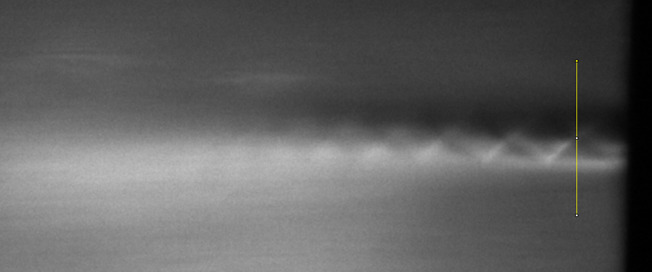
#> input picture clases/figuras/imagen_flujo.jpg, 652 x 272 px
$ jupyter execute 14_interactivo.ipynb   (shell and % lines are left out)   (older library calls are emulated)
#> lines starting #> are read from the running program, lines starting #| are printed output that depends on the picture
# Gráficos interactivos <a class="tocSkip">

## Trabajo simple con imágenes

Vamos a empezar leyendo y mostrando algunas imágenes, para entender cómo es su representación.
Para leer y escribir imágenes vamos a usar el paquete adicional `imageio`. **Scipy** tiene funciones (con el mismo nombre) para realizar este trabajo en el submódulo `misc` pero está planeado que desaparezcan en un futuro no muy lejano.

[cell 1]
import numpy as np
import matplotlib.pyplot as plt

El paquete `imageio` debe ser instalado separadamente. Si no está presente en el sistema, usa la función `imread()` de `scipy.misc` (que emite un mensaje avisando que pronto no va a estar disponible)

[cell 2]
try:
  from imageio import imread
except:
  from scipy.misc import imread

El siguiente ejemplo es una figura tomada de algunas pruebas que hicimos en el laboratorio hace unos años. Es el resultado de la medición de flujo en toberas

[cell 3]
imag1= imread('figuras/imagen_flujo.jpg')
#> imag1 is the input picture: shape (272, 652, 3); mean R, G, B 94.9, 94.9, 94.7
print('La imagen "imag1" es del tipo:', type(imag1), 'con "shape"', imag1.shape)
#| La imagen "imag1" es del tipo: <class 'numpy.ndarray'> con "shape" (272, 652, 3)
plt.imshow(imag1);

La representación de la imagen es una matriz, donde cada elemento corresponde a un pixel, y cada pixel tiene tres valores. El elemento `[0,0]` corresponde al pixel ubicado en la esquina superior izquierda, el elemento  `[-1,0]` al pixel ubicado en la esquina inferior izquierda, mientras que el  `[0,-1]` a la esquina superior derecha:

[cell 4]
plt.imshow(imag1)
color='white'
plt.annotate("[0,0]",(0,0), (60,40), arrowprops={}, fontsize='x-large', color=color)
plt.annotate("[-1,0]",(0,272), (60,240), arrowprops={}, fontsize='x-large', color=color)
plt.annotate("[0,-1]",(652,0), (510,40), arrowprops={}, fontsize='x-large', color=color);

En consecuencia podemos ver qué valores toma cada pixel

[cell 5]
print(imag1[0,0])             # El primer elemento
#| [65 65 65]
print(imag1[0,1])             # El segundo elemento
#| [66 66 66]
print(imag1.min(),imag1.max())  # y sus valores mínimo y máximo
#| 0 255

Como vemos en cada pixel el valor está dado por un array de tres números enteros

[cell 6]
imag1.dtype

Como originalmente teníamos una figura en escala de grises, podemos convertir los tres colores a una simple escala, por ejemplo promediando los tres valores. La función `imread()` puede interpretar la figura como una escala de grises con los argumentos adecuados:

[cell 7]
imag2= imread('figuras/imagen_flujo.jpg', as_gray=True)
#> imag2: shape (272, 652) float32; min 0, max 253.2, mean 94.8

La variable `imag2` contiene ahora una matriz con las dimensiones de la imagen (272 x 652) pero con sólo un valor por cada pixel

[cell 8]
print(imag2.shape)
#| (272, 652)
print(imag2[0,0])
#| 65.0

[cell 9]
plt.imshow(imag2);

---

**Nota**
¿Qué pasó acá?

La función `imshow()` está interpretando el valor de cada pixel como una posición en una cierta escala de colores (**colormap**). Como no especificamos cuál queremos utilizar, se usó el cmap *default*.

---

Especifiquemos el **colormap** a utilizar para la graficación:

[cell 10]
plt.imshow(imag2, cmap='gray');

Los `cmap` aparecen también en el contexto de graficación de gráficos de contorno (`contour()` y `contourf()`).
Al asociar un valor a un mapa de colores, la misma imagen puede mostrarse de diferente maneras. Veamos otros ejemplos de *colormap*

[cell 11]
plt.imshow(imag2, cmap='inferno');

[cell 12]
plt.imshow(imag2, cmap='inferno_r');

La referencia de ubicación de los `cmap` existentes está en:
http://matplotlib.org/examples/color/colormaps_reference.html

[cell 13]
plt.imshow(imag2, cmap='gray');

### Análisis de la imagen
La imagen es una representación en mapa de colores de lo valores en la matriz. Esta es una representación que da muy buena información cualitativa sobre las características de los datos. Para analizar los datos a veces es más fácil hacer cortes o promediar en alguna dirección los datos.

#### Histograma de intensidades
Un ejemplo es el cálculo de un histograma de intensidades, analizando toda la imagen.

[cell 14]
hist, bin_edges = np.histogram(imag2, bins=50, density=True)
#> hist = 50 values, max 0.0127 at index 14, min 0 at index 39, mean 0.00395; bin_edges = 51 values from 0 to 253.2
bin_centers = 0.5*(bin_edges[:-1] + bin_edges[1:])
#> bin_centers = 50 values from 2.53 to 250.7
plt.fill_between(bin_centers, 0, hist, alpha=0.7)
plt.plot(bin_centers, hist, color='C0', lw=3)
plt.xlabel('Intensidad')
plt.xlim((0,200));
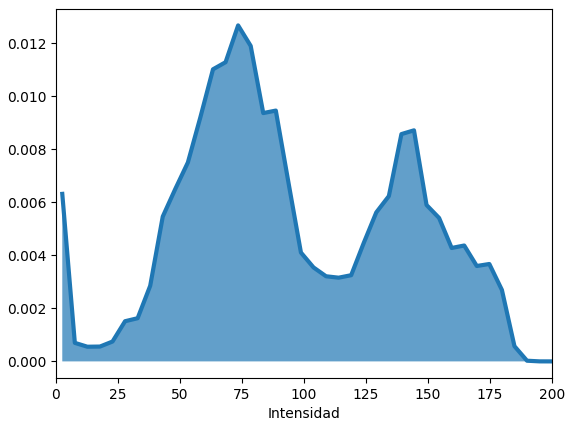
#> figure drawn by matplotlib, 1 panel; curve peaks at x = 73.44, y = 0.0127

[cell 15]
# Creamos una figura con los dos gráficos
fig, ax= plt.subplots(figsize=(10,2), ncols=2)
# En el gráfico de la izquierda mostramos la imagen en escala de grises
ax[0].imshow(imag2, cmap=plt.cm.gray, interpolation='nearest')
ax[0].axis('off')   # Eliminamos los dos ejes
#
# Graficamos a la derecha el histograma
ax[1].plot(bin_centers, hist, lw=2)
ax[1].text(180, 0.85*hist.max(), 'Histograma', fontsize=20)
ax[1].set_yticks([])   # Sólo valores en el eje x
plt.subplots_adjust(wspace=-0.20, top=1, bottom=0.1, left=-0.2, right=1)
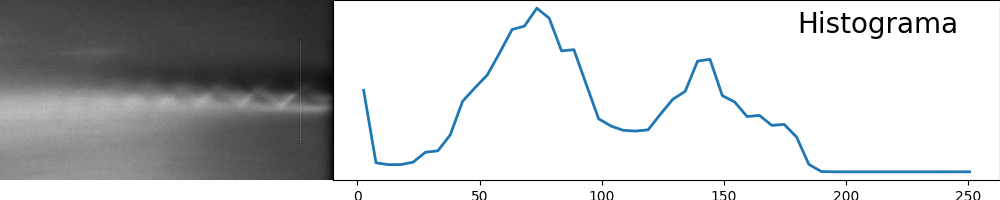
#> figure drawn by matplotlib, 2 panels

Estos histogramas, son útiles pero no dan información sobre las variaciones de intensidad con la posición. De alguna manera estamos integrando demasiado. Cuando vemos la imagen, vemos un mapa de intensidad en dos dimensiones. Al hacer el histograma sobre toda la figura perdemos completamente la información sobre la posición.

#### Cortes en una dirección

Un análisis intermedio podemos hacerlo haciendo cortes a lo largo de alguna línea y analizando la intensidad. Por ejemplo, podemos elegir una línea vertical en un punto $x_0$, y analizar como varía la intensidad a lo largo de esa línea:

[cell 16]
x0 = int(imag2.shape[1]*7/9)      # Elegimos un punto en el eje x
#> x0 = 507
print('posición en eje x={} de un total de {}'.format(x0, imag2.shape[1]))
#| posición en eje x=507 de un total de 652

[cell 17]
# Creamos la figura con dos subplots
fig, (ax2, ax1) = plt.subplots(ncols=2, figsize=(10,2))
# graficamos la imagen en el subplot de la derecha
ax1.imshow(imag2, cmap=plt.cm.gray)
# y agregamos la línea vertical en el punto elegido
ax1.axvline(x0, ls='--', lw=3)
ax1.text(1.05*x0, 50, '$x_{0}$', fontsize='x-large', color='C0')
ax1.axis('off')
#
# Creamos linea como un array 1D con los datos a lo largo de la línea deseada
# y la graficamos
linea = imag2[:,x0]
#> linea = 272 values, max 138 at index 160, min 35 at index 119, mean 71.26
ax2.plot(linea,'--', lw=3, label='Corte')
ax2.set_xlabel(u'posición en eje $y$ (pixels)')
ax2.set_ylabel('Intensidad')
ax2.legend(loc='best')
ax2.set_xlim((0,len(linea)))
# Ajustamos el margen izquierdo y la distancia entre los dos subplots
plt.subplots_adjust(wspace=-0.1, left=0)
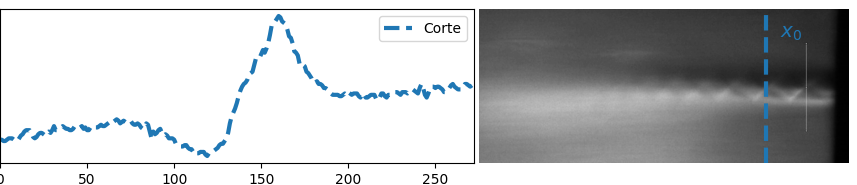
#> figure drawn by matplotlib, 2 panels; panel 1: curve peaks at x = 160, y = 138

## Ejercicios 14 (a)

1. Modificar el ejemplo anterior para presentar en una figura tres gráficos, agregando a la izquierda un panel donde se muestre un corte horizontal. El corte debe estar en la mitad del gráfico ($y_{0}=136$). En la figura debe mostrar la posición del corte (similarmente a como se hizo con el corte en $x$) con una línea de otro color.

## Gráficos interactivos ("widgets")
Veamos cómo se puede hacer este tipo de trabajo en forma interactiva. Para ello **Matplotlib** tiene un submódulo `widgets` con rutinas que están diseñadas para funcionar con cualquier *backend* interactivo. (más información en: http://matplotlib.org/api/widgets_api.html)

### Cursor

Empecemos estudiando como agregar un indicador de la posición del cursor a un gráfico.

```python

# Archivo: ejemplo_cursor.py

from matplotlib.widgets import Cursor
import numpy as np
import matplotlib.pyplot as plt

fig, ax = plt.subplots(figsize=(8,6))

x, y = 4 * (np.random.rand(2, 100) - .5)
ax.plot(x, y, 'o')
ax.set_xlim(-2, 2)
ax.set_ylim(-2, 2)

# Usamos: useblit = True en el backed gtkagg
cursor = Cursor(ax, useblit=True, color='red', linewidth=2)

plt.show()
```

En este caso, el programa está escrito separadamente y lo podemos ejecutar desde la notebook (como en este caso) o desde una terminal independientemente.
Para ejecutar un script en forma interactiva desde la *notebook* de *Jupyter* debemos setear el *backend* a una opción interactiva (que no es el valor por default en las notebooks). En este caso vamos a usar el backend *tk*

[cell 18]
fig, ax = plt.subplots(figsize=(8,6))

x, y = 4 * (np.random.rand(2, 100) - .5)
ax.plot(x, y, 'o')
ax.set_xlim(-2, 2)
ax.set_ylim(-2, 2);
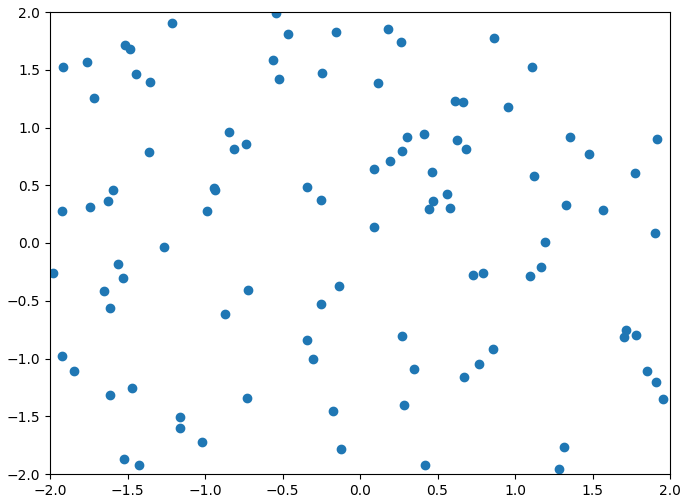
#> figure drawn by matplotlib, 1 panel
